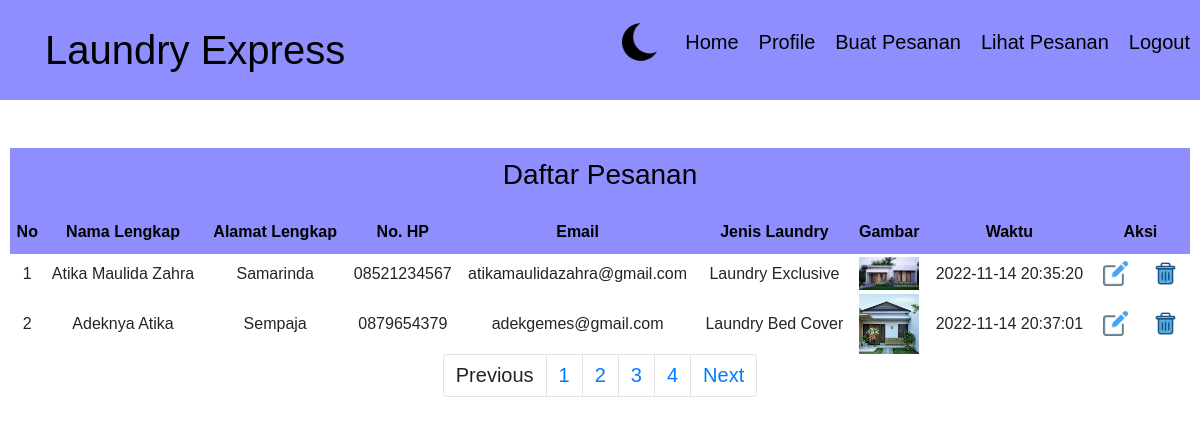
Screenshot of /tabel-pesanan.php (signed in) with the database file from the repository.
### tables this page shows
CREATE TABLE `gambar` (
  `id_gambar` int(11) NOT NULL,
  `id` int(11) NOT NULL,
  `nama_file` varchar(64) NOT NULL,
  `file` varchar(64) NOT NULL,
  `waktu` datetime NOT NULL
);

CREATE TABLE `laundry` (
  `id` int(11) NOT NULL,
  `id_user` int(11) NOT NULL,
  `nama` varchar(100) NOT NULL,
  `alamat` text NOT NULL,
  `telpon` varchar(25) NOT NULL,
  `email` varchar(100) NOT NULL,
  `jenis` varchar(100) NOT NULL
);

### tabel-pesanan.php (the view, shortened to what this page needs)
<?php
require "koneksi.php";
$id_user = $_SESSION['id_user'];
?>
<!DOCTYPE html>
<html lang="en">
<head>
    <link rel="stylesheet" href="css/styleData.css">
    <link rel="stylesheet" href="css/stylesheet.css">
    <link rel="stylesheet" href="css/styleSearch.css">
<link rel="stylesheet" type="text/css" href="https://cdnjs.cloudflare.com/ajax/libs/twitter-bootstrap/4.1.3/css/bootstrap.min.css">
</head>
<body>
    <div class="header">
        <div class="nama-header">Laundry Express</div>
        <div class="list-header">
            <ul>
                <li><button id="switch"><img src="images/night-mode.png" width="50px" height="50px"></button></li>
                <li><a href="http://localhost/PA_WEB/beranda.php" style="text-decoration: none;">Home</a></li>
                <li><a href="profile.php" style="text-decoration: none;">Profile</a></li>
                <li><a href="pesan.php" style="text-decoration: none;">Buat Pesanan</a></li>
                <li><a href="tabel-pesanan.php" style="text-decoration: none;">Lihat Pesanan</a></li>
                <li><a href="logout.php" style="text-decoration: none;">Logout</a></li>
            </ul>
        </div>
    </div>
    <br><br>
    <div class="tabel center" style="overflow-x: auto;">
        <table id="laundry" class="display" width="100%" cellspacing="0">
            <thead>
                <tr>
                    <th colspan="10" class="thead">
                        <h3 class="daftar">Daftar Pesanan</h3>
                    </th>
                </tr>
                <tr>
                    <th>No</th>
                    <th nowrap>Nama Lengkap</th>
                    <th>Alamat Lengkap</th>
                    <th>No. HP</th>
                    <th>Email</th>
                    <th>Jenis Laundry</th>
                    <th>Gambar</th>
                    <th>Waktu</th>
                    <th colspan="2">Aksi</th>
                </tr>
            </thead>
            <tbody>
                <?php
                $batas = 2;
                $halaman = isset($_GET['halaman'])?(int)$_GET['halaman'] : 1;
                $halaman_awal = ($halaman>1) ? ($halaman * $batas) - $batas : 0;
                $previous = $halaman - 1;
                $next = $halaman + 1;
                $data = mysqli_query($db, "SELECT * FROM laundry INNER JOIN gambar ON laundry.id=gambar.id WHERE id_user=$id_user" );
                $jumlah_data = mysqli_num_rows($data);
                $total_halaman = ceil($jumlah_data / $batas);
                $data_laundry = mysqli_query($db,"SELECT * FROM laundry INNER JOIN gambar ON laundry.id=gambar.id WHERE id_user=$id_user limit $halaman_awal, $batas");
                $nomor = $halaman_awal+1;
                while ($row = mysqli_fetch_assoc($data_laundry)) {
                ?>
                <tr>
                    <td><?= $nomor++ ?></td>
                    <td nowrap><?=$row['nama'];?></td>
                    <td><?=$row['alamat'];?></td>
                    <td><?=$row['telpon'];?></td>
                    <td><?=$row['email'];?></td>
                    <td><?=$row['jenis'];?></td>
                    <td><img src="gambar/<?=$row['file'];?>" width="60px" ></td>
                    <td><?=$row['waktu'];?></td>
                    <td class="edit">
                        <a href="edit.php?id=<?=$row['id']?>">
                            <img src="images/edit.png" width="25px" height="25px">
                        </a>
                    </td>
                    <td class="hapus">
                        <a href="hapus.php?id=<?=$row['id']?>" onclick="return confirm('Apakah Data akan dihapus')" >
                            <img src="images/trash-can.png" width="25px" height="25px">
                        </a>
                    </td>
                </tr>
                <?php
                }?>
            </tbody>
        </table>
		<nav>
			<ul class="pagination justify-content-center">
				<li class="page-item">
					<a class="page-link" <?php if($halaman > 1){ echo "href='?halaman=$previous'"; } ?>>Previous</a>
				</li>
				<?php
				for($x=1;$x<=$total_halaman;$x++){
					?>
					<li class="page-item"><a class="page-link" href="?halaman=<?php echo $x ?>"><?php echo $x; ?></a></li>
					<?php
				}
				?>
				<li class="page-item">
					<a  class="page-link" <?php if($halaman < $total_halaman) { echo "href='?halaman=$next'"; } ?>>Next</a>
				</li>
			</ul>
		</nav>
    </div>
</body>
</html>

### css/styleData.css (style rules this page uses)
* { margin: 0; padding: 0; font-family: 'Lucida Sans', 'Lucida Sans Regular', 'Lucida Grande', 'Lucida Sans Unicode', Geneva, Verdana, sans-serif; }
thead tr { background-color: rgb(142, 142, 255); color: black; }
th { padding: 10px 5px; }
td { height: 40px; }
table { width: 100%; }
table a { padding: 10px; border-radius: 5px; }
.tabel { margin: 0 10px; text-align: center; display: flex; flex-direction: column; }
.daftar { display: flex; justify-content: center; align-items: center; }

### css/stylesheet.css (style rules this page uses)
* { margin: 0; padding: 0; }
.header { background-color: rgb(142, 142, 255); color: black; height: 100px; display: flex; justify-content:space-between ; align-items: center; }
.header a { color: black; }
.nama-header { float: left; font-size: 40px; padding: 25px 45px; }
.list-header ul { display: flex; align-items: center; justify-content: flex-end; }
.list-header ul li { padding: 0 10px; }
.list-header a { color: black; }
body { font-family: 'Lucida Sans', 'Lucida Sans Regular', 'Lucida Grande', 'Lucida Sans Unicode', Geneva, Verdana, sans-serif; }
li { list-style: none; float :left; font-size: 20px; }
#switch { background-color: rgb(142, 142, 255); border: none; }

### rows the page displays
gambar: id.nama "Atika Maulida Zahra", id.alamat "Samarinda", id.telpon "08521234567", id.email "atikamaulidazahra@gmail.com", id.jenis "Laundry Exclusive", file (picture), waktu "2022-11-14 20:35:20"
gambar: id.nama "Adeknya Atika", id.alamat "Sempaja", id.telpon "0879654379", id.email "adekgemes@gmail.com", id.jenis "Laundry Bed Cover", file (picture), waktu "2022-11-14 20:37:01"
